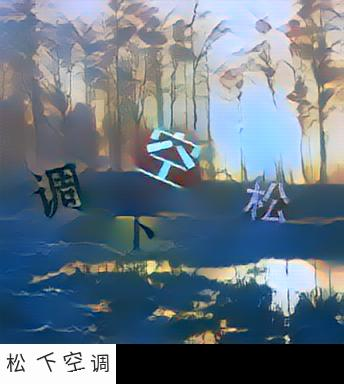
#> input picture cv2/test.jpg, 344 x 384 px
$ python object_trace.py
#> lines starting #> are read from the running program, lines starting #| are printed output that depends on the picture; after the words box and inside, x2 and y2 are one past the last pixel; in counts of white or black regions, pixels touching at a corner belong together
import cv2
import numpy as np


img = cv2.imread('test.jpg', 1)
#> img is the input picture: shape (384, 344, 3); mean B, G, R 133.2, 119.9, 104.9


# Take each frame
frame = img

# Convert BGR to HSV
hsv = cv2.cvtColor(frame, cv2.COLOR_BGR2HSV)
#> hsv: shape (384, 344, 3); mean H, S, V 80.5, 86.3, 139.4

# define range of blue color in HSV
lower_blue = np.array([110,100,100])
upper_blue = np.array([130,255,255])

# Threshold the HSV image to get only blue colors
mask = cv2.inRange(hsv, lower_blue, upper_blue)
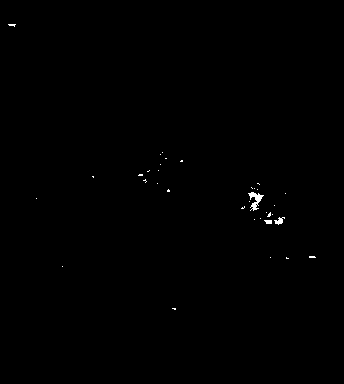
#> mask: shape (384, 344); 0.24% white; 35 white regions (32 under 20 px), largest, box (x1, y1, x2, y2) and area: (248, 192, 264, 211) 129, (274, 217, 285, 225) 45, (264, 220, 272, 224) 27

# Bitwise-AND mask and original image
res = cv2.bitwise_and(frame,frame, mask= mask)

cv2.imshow('frame',frame)
cv2.imshow('mask',mask)
cv2.imshow('res',res)
cv2.waitKey(0)
cv2.destroyAllWindows()
